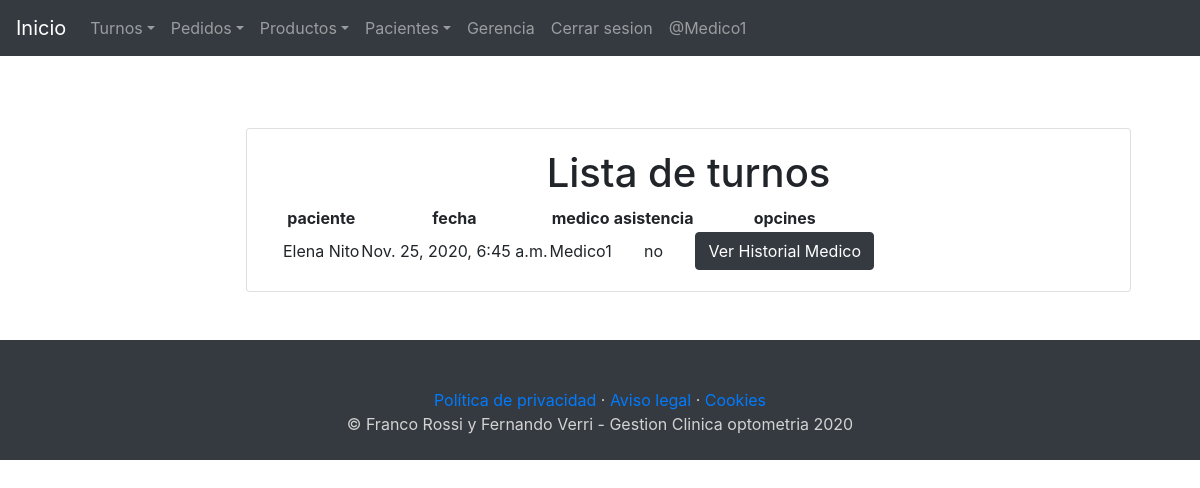
The page /listar_turnos/ (signed in) on the database its author committed.
### clinicaApp/models.py (models this page shows, shortened)
class Turno(models.Model):
    paciente=models.ForeignKey(Paciente, on_delete=CASCADE)
    fecha=models.DateTimeField()
    medico=models.ForeignKey('Medico',on_delete=CASCADE)
    ultimaVisita=models.DateField(auto_now_add=True,blank=True, null=True)
    asistencia=(
        ('si',('si')),
        ('no',('no')),
        ('pendiente',('pendiente')),
    )
    concurrio = models.CharField(choices=asistencia, default='pendiente',max_length=20, blank=True, null=True)

class Paciente(models.Model):
    nombre=models.CharField(max_length=50)
    apellido=models.CharField(max_length=50)
    doctor=models.ForeignKey(Medico, on_delete=CASCADE, related_name='medico',null=True, blank=True)
    creado=models.DateTimeField(auto_now_add=True)
    ultima_visita=models.DateTimeField(auto_now=True)
    def __str__(self):
        return f'{self.nombre} {self.apellido}'
    class Meta:
        verbose_name='paciente'
        verbose_name_plural='pacientes'

class Medico(models.Model):
    nombre=models.ForeignKey(User, on_delete=CASCADE,null=True)
    def __str__(self):
        return self.nombre.get_username()
    class Meta:
        verbose_name='medico'
        verbose_name_plural='medicos'

### clinicaApp/views.py (the view)
# urls.py: path('listar_turnos/', views.listar_turnos, name='listar_turnos'),
@permission_required('clinicaApp.view_turno')
def listar_turnos(request):
    turnos=Turno.objects.order_by('-fecha')
    context={
        'turnos':turnos
        }
    return render(request,'clinicaApp/listar_turnos.html',context)

### clinicaApp/templates/clinicaApp/listar_turnos.html (shortened to what this page needs)
{% extends 'clinicaApp/base.html' %} {% load static %}
{% block contenido %}
{% load crispy_forms_tags %}
<div class="card text-center col-12 col-md-10 offset-md-2">
    <div class="card-body">
        <h1>Lista de turnos</h1>
        <table class="table-responsive">
            <tr>
                <th> paciente</th>
                <th> fecha </th>
                <th> medico </th>
                <th>asistencia</th>
                <th> opcines </th>
            </tr>
            <tr>
                {% for p in turnos %}
                {% if p.medico.nombre.username == user.username or perms.clinicaApp.view_gerencia or perms.clinicaApp.view_paciente_secre %}
                <td>{{ p.paciente}}</td>
                <td>{{ p.fecha}}</td>
                <td>{{ p.medico }}</td>
                <td>{{ p.concurrio }}</td>
                <td>
                    <a href="{% url 'pacienteXhistoria' p.paciente_id %}">
                        <button type="button" class="btn btn-dark"> Ver Historial Medico</button></a>
                </td>
            </tr>
            {% endif %}
            {% endfor %}
        </table>
        {% endblock %}

### clinicaApp/templates/clinicaApp/base.html (shortened to what this page needs)
{% load static %}
<!doctype html>
<html lang="es-ar">
<head>
    <link href="{% static 'css/bootstrap.min.css' %}" rel="stylesheet">
    <link href="{% static 'css/starter-template.css' %}" rel="stylesheet">
</head>
<body>
    <nav class="navbar navbar-expand-md navbar-dark bg-dark fixed-top">
        <a class="navbar-brand" href="{% url 'index' %}">Inicio</a>
        <div class="collapse navbar-collapse" id="navbarsExampleDefault">
            <ul class="navbar-nav mr-auto">
                {% if perms.clinicaApp.view_turno %}
                <li class="nav-item dropdown">
                    <a class="nav-link dropdown-toggle" data-toggle="dropdown" href="#" role="button"
                        aria-haspopup="true" aria-expanded="false">Turnos</a>
                </li>
                {% endif %}
                <li class="nav-item dropdown">
                    <a class="nav-link dropdown-toggle" data-toggle="dropdown" href="#" role="button"
                        aria-haspopup="true" aria-expanded="false">Pedidos</a>
                </li>
                <li class="nav-item dropdown">
                    <a class="nav-link dropdown-toggle" data-toggle="dropdown" href="#" role="button"
                        aria-haspopup="true" aria-expanded="false">Productos</a>
                </li>
                <li class="nav-item dropdown">
                    <a class="nav-link dropdown-toggle" data-toggle="dropdown" href="#" role="button"
                        aria-haspopup="true" aria-expanded="false">Pacientes</a>
                </li>
                <li class="nav-item dropdown">
                    <a class="nav-link dropdown" href="{% url 'gerencia'%}" role="button" aria-haspopup="true"
                        aria-expanded="false">Gerencia</a>
                </li>
                {% if user.is_authenticated %}
                <li class="nav-item dropdown">
                    <a class="nav-link dropdown" href="{% url 'logout'%}" role="button" aria-haspopup="true"
                        aria-expanded="false">Cerrar sesion</a>
                </li>
                <li class="nav-item dropdown">
                    <a class="nav-link dropdown" role="button" aria-haspopup="true"
                        aria-expanded="false">@{{ user.username }}</a>
                </li>
                {% else %}
                <li class="nav-item dropdown">
                    <a class="nav-link dropdown" href="{% url 'login'%}" role="button" aria-haspopup="true"
                        aria-expanded="false">Iniciar sesion</a>
                </li>
                {% endif %}
            </ul>
        </div>
    </nav>
    <main role="main" class="container">
        <div class="starter-template">
            {% block contenido %}
            {% endblock %}
        </div>
    </main>
    <footer class="bg-dark p-4" style="padding-top: 80%;" >
        <div class="text-center">
        <br>
        <div class="container">
			<p class="m-0 mbt">
				<a href="sample.html" class="link">Política de privacidad</a> ·
				<a href="sample.html" class="link">Aviso legal</a> ·
				<a href="sample.html" class="link">Cookies</a>
			</p>
			<p class="m-0 mbt1">&copy; Franco Rossi y Fernando Verri - Gestion Clinica optometria 2020</p>
		</div>
        </div>
    </footer>
</body>
</html>

### clinicaApp/static/css/starter-template.css (style rules this page uses)
body { padding-top: 5rem; background: url('../img/optica.jpg'); background-position: center; background-repeat: no-repeat; background-size: cover; }
.starter-template { padding: 3rem 1.5rem; text-align: center; }
footer { align-content: center; text-align: center; color: lightgray; }

### clinicaApp/templates/clinicaApp/base.html (style rules this page uses)
body { padding-top: 5rem; }
.starter-template { padding: 3rem 1.5rem; text-align: center; }

### rows shown on the page
Turno: paciente "Elena Nito", fecha "Nov. 25, 2020, 6:45 a.m.", medico "Medico1", concurrio "no"

### other values the page prints
{{ user.username }} "Medico1"
